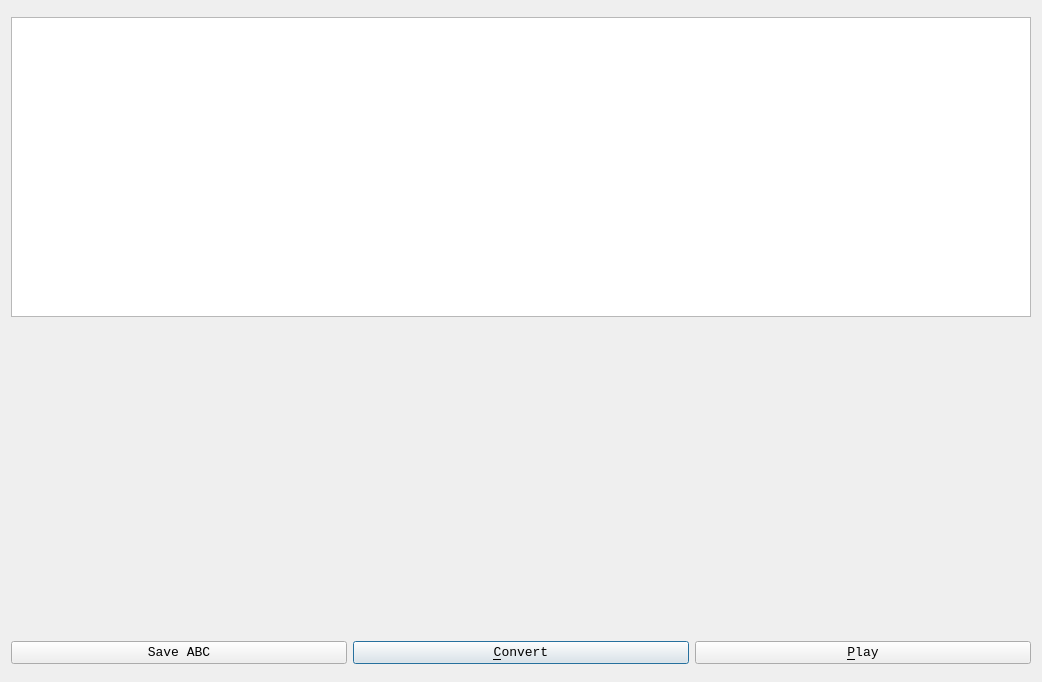
<?xml version="1.0" encoding="UTF-8"?>
<ui version="4.0">
 <class>QtVisualAbcMainDialog</class>
 <widget class="QDialog" name="QtVisualAbcMainDialog">
  <property name="geometry">
   <rect>
    <x>0</x>
    <y>0</y>
    <width>1042</width>
    <height>682</height>
   </rect>
  </property>
  <property name="maximumSize">
   <size>
    <width>16777215</width>
    <height>12024</height>
   </size>
  </property>
  <property name="font">
   <font>
    <family>Courier New</family>
    <pointsize>10</pointsize>
   </font>
  </property>
  <property name="windowTitle">
   <string>Visual ABC</string>
  </property>
  <property name="windowIcon">
   <iconset resource="ToolVisualAbc.qrc">
    <normaloff>:/images/R.png</normaloff>:/images/R.png</iconset>
  </property>
  <layout class="QGridLayout" name="gridLayout">
   <item row="2" column="0" colspan="3">
    <widget class="QLabel" name="label_sheet">
     <property name="maximumSize">
      <size>
       <width>1024</width>
       <height>300</height>
      </size>
     </property>
     <property name="text">
      <string/>
     </property>
     <property name="pixmap">
      <pixmap resource="ToolVisualAbc.qrc">:/images/SongFriday.png</pixmap>
     </property>
     <property name="scaledContents">
      <bool>true</bool>
     </property>
    </widget>
   </item>
   <item row="0" column="0" colspan="3">
    <widget class="QPlainTextEdit" name="edit_text">
     <property name="maximumSize">
      <size>
       <width>16777215</width>
       <height>300</height>
      </size>
     </property>
    </widget>
   </item>
   <item row="3" column="1">
    <widget class="QPushButton" name="button_convert">
     <property name="text">
      <string>&amp;Convert</string>
     </property>
    </widget>
   </item>
   <item row="3" column="2">
    <widget class="QPushButton" name="button_play">
     <property name="text">
      <string>&amp;Play</string>
     </property>
    </widget>
   </item>
   <item row="3" column="0">
    <widget class="QPushButton" name="label_save">
     <property name="text">
      <string>Save ABC</string>
     </property>
    </widget>
   </item>
  </layout>
 </widget>
 <resources>
  <include location="ToolVisualAbc.qrc"/>
 </resources>
 <connections/>
</ui>
